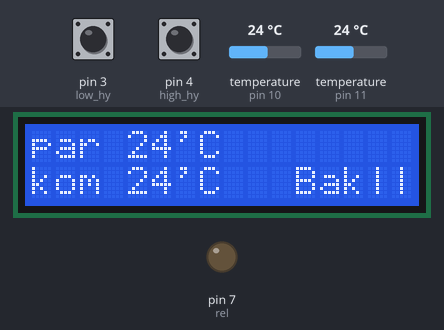
This sketch was run on a simulated Arduino Uno, built with avr-gcc and run on an emulated ATmega328P. Parts: 16×2 character LCD, output pins drawn as LEDs (lit = HIGH). Inputs (shaded band) come from the test bench; at power-on: pin 3 (low_hy) HIGH, pin 4 (high_hy) HIGH, temperature (sensors on pin 10, pin 11) 24 °C.

Above: at 1.2 s.
1.3 s: pin 3 (low_hy) pulled LOW for 0.35 s
At 2.5 s:
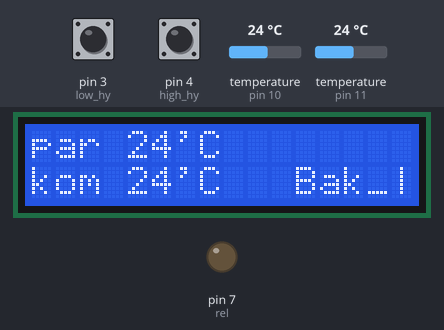
4.2 s: pin 4 (high_hy) pulled LOW for 1 s
At 5.8 s:
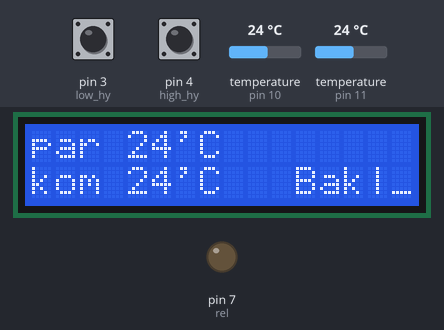
7.7 s: temperature (sensor on pin 10) set to 12 °C
At 8.9 s:
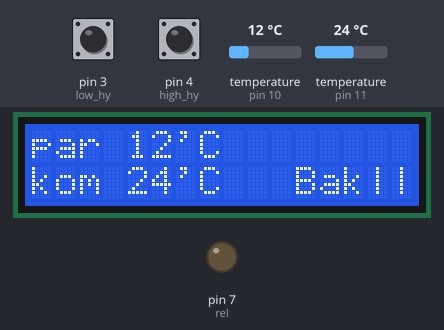
10.0 s: temperature (sensor on pin 11) set to 12 °C
At 12.0 s:
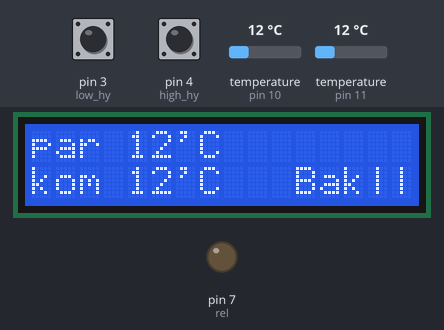
12.3 s: pin 3 (low_hy) pulled LOW for 1 s
At 13.7 s:
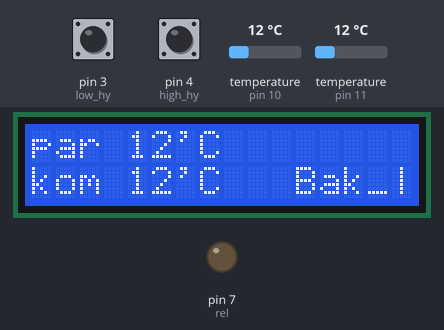
14.8 s: temperature (sensor on pin 10) set to 19 °C
At 16.9 s:
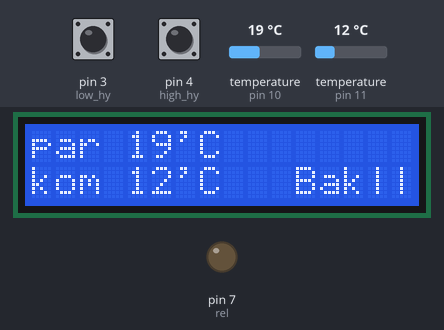
Timing chart, 0 to 18.0 s (numbered marks = the images above; inputs shaded):
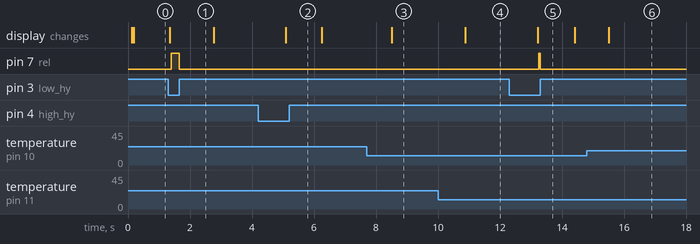

Measured:
- after the input at 1.3 s, pin 7 (rel): LOW → HIGH after 0.09 s, → LOW 0.26 s later; the display: changes at once (image 1)
- after the input at 4.2 s, the display: changes after 0.89 s (image 2)
- after the input at 7.7 s, the display: changes after 0.80 s (image 3)
- after the input at 10.0 s, the display: changes after 0.88 s (image 4)
- after the input at 12.3 s, pin 7 (rel): LOW → HIGH after 0.96 s, → LOW 0.04 s later; the display: changes after 0.91 s (image 5)
- after the input at 14.8 s, the display: changes after 0.71 s (image 6)

The sketch:

Banya.ino
```cpp
#include <Wire.h>
#include <LiquidCrystal_I2C.h>
#include <microDS18B20.h>
#include <math.h>

LiquidCrystal_I2C LCD(0x3F,16,2); // присваиваем имя LCD для дисплея

int low_hy = 3;
int high_hy = 4; //порты
int test_temp = 55; //задаём проверочную температуру
int rel = 7;

int flagg = 0;

MicroDS18B20<10> parTemp;
MicroDS18B20<11> roomTemp;

void water(int rele, int highH)
{
  while(digitalRead(highH) == 0)
  {
    digitalWrite(rele, HIGH);
  }
  digitalWrite(rele, LOW);
}

void AFKwater(int lowH, int waterRel)
{
  while(digitalRead(lowH) == 0)
  {
    digitalWrite(waterRel, HIGH);
  }
  digitalWrite(rel, LOW);
}

void lcdLevel(int lowL, int highL)
{
  LCD.setCursor(0, 0);
  LCD.print("par ");
  LCD.setCursor(4, 0);

  parTemp.requestTemp();
  if (parTemp.readTemp()){
    if(round(parTemp.getTemp()) >= 100)
    {
      LCD.print(round(parTemp.getTemp()));
      LCD.setCursor(7,0);
      LCD.print("'C  ");
    }
    else
    {
      LCD.print(round(parTemp.getTemp()));
      LCD.setCursor(6,0);
      LCD.print("'C   ");
    }
  }

  LCD.setCursor(0, 1);
  LCD.print("kom ");
  LCD.setCursor(4, 1);

  roomTemp.requestTemp();
  if (roomTemp.readTemp()){
    if(round(roomTemp.getTemp()) >= 100)
    {
      LCD.print(round(roomTemp.getTemp()));
      LCD.setCursor(7,1);
      LCD.print("'C  ");
    }
    else
    {
      LCD.print(round(roomTemp.getTemp()));
      LCD.setCursor(6,1);
      LCD.print("'C   ");
    }
  }


  LCD.setCursor(11, 1);
  LCD.print("Bak");

  if(digitalRead(lowL) == 1)
  {
    LCD.setCursor(14, 1);
    LCD.print("|");
  }
  else
  {
    LCD.setCursor(14, 1);
    LCD.print("_");
  }

  if(digitalRead(highL) == 1)
  {
    LCD.setCursor(15, 1);
    LCD.print("|");
  }
  else
  {
    LCD.setCursor(15, 1);
    LCD.print("_");
  }

}

void setup()
{
  LCD.init();
  LCD.backlight();
  LCD.clear();

  Serial.begin(115200);

  pinMode(low_hy, INPUT_PULLUP);
  pinMode(high_hy, INPUT_PULLUP);

  pinMode(rel, OUTPUT);
}

void loop()
{
  lcdLevel(low_hy, high_hy);

  parTemp.requestTemp();
  if (parTemp.readTemp())
  {
    if(round(parTemp.getTemp()) >= test_temp)
    {
      if(flagg == 0 && digitalRead(high_hy) == 0)
      {
        water(rel, high_hy);
        flagg = 1;
      }
    }
  }

  if (parTemp.readTemp())
  {
    if(round(parTemp.getTemp()) <= 50) flagg = 0;
  }
  AFKwater(low_hy, rel);

  delay(1000);
}
```
